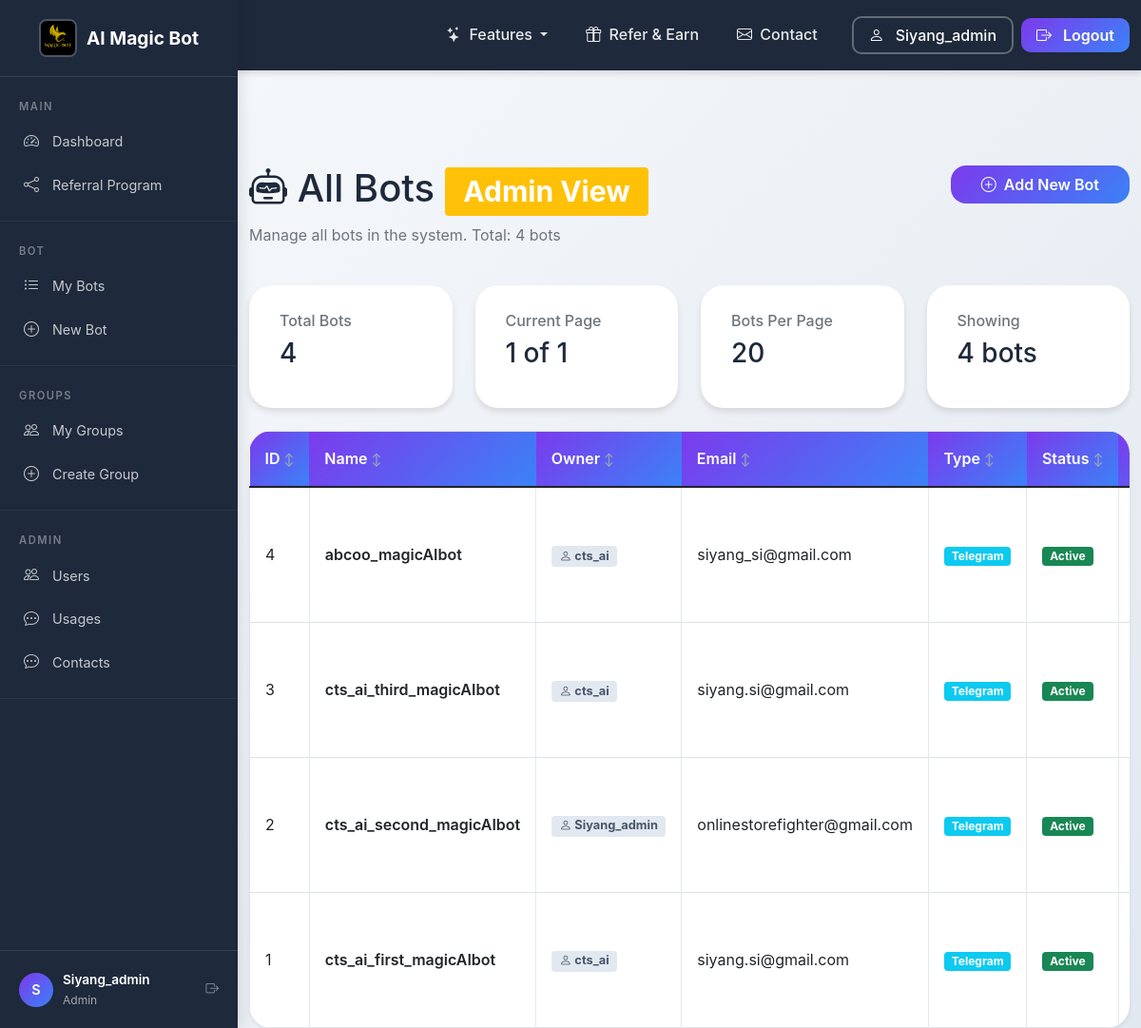
The page /admin/bots (signed in) on the database as committed earlier.
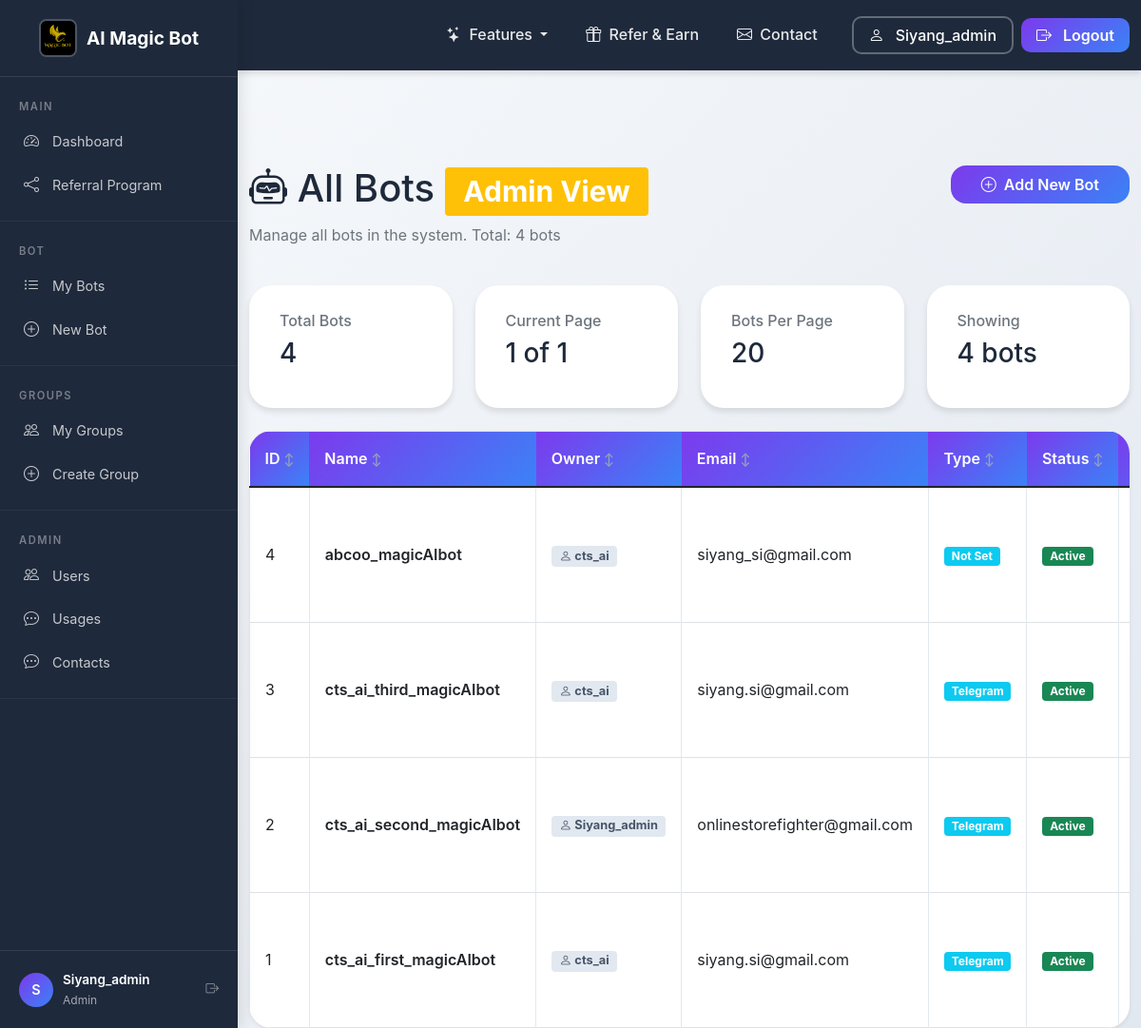
The same page on the database as committed later.
### tables this page shows
CREATE TABLE bots (
            id INTEGER PRIMARY KEY AUTOINCREMENT,
            user_id INTEGER NOT NULL,
            name TEXT NOT NULL,
            email TEXT,
            organization TEXT,
            messaging TEXT,
            token TEXT NOT NULL,
            created_at TIMESTAMP DEFAULT CURRENT_TIMESTAMP,
            updated_at TIMESTAMP DEFAULT CURRENT_TIMESTAMP,
            llm TEXT,
            description TEXT,
            is_active BOOLEAN DEFAULT TRUE,
            online INTEGER DEFAULT 0,
            last_used TIMESTAMP,
            usage_count INTEGER DEFAULT 0,
            config TEXT,
            webhook_url TEXT,
            api_key TEXT,
            tags TEXT,
            file_folder TEXT
            , status TEXT DEFAULT 'active', FOREIGN KEY (user_id) REFERENCES users (id) ON DELETE CASCADE
        );

CREATE TABLE users (
            id INTEGER PRIMARY KEY AUTOINCREMENT,
            provider TEXT NOT NULL DEFAULT 'local',
            provider_id TEXT UNIQUE,
            username TEXT NOT NULL UNIQUE,
            email TEXT,
            password_hash TEXT,
            referral_credits INTEGER DEFAULT 0,
            referral_badge TEXT DEFAULT NULL,
            created_at TIMESTAMP DEFAULT CURRENT_TIMESTAMP,
            updated_at TIMESTAMP DEFAULT CURRENT_TIMESTAMP
        , preferred_platform TEXT DEFAULT NULL, platform_user_id TEXT DEFAULT NULL);

### app_complete_with_groups.py (the view)
@app.route("/admin/bots")
@admin_required_route
def admin_bots():
    page = request.args.get('page', 1, type=int)
    per_page = 20
    offset = (page - 1) * per_page
    conn = get_db_connection()
    total_bots = conn.execute("SELECT COUNT(*) FROM bots").fetchone()[0]
    bots = conn.execute("""
        SELECT b.*, u.username as owner_username
        FROM bots b
        LEFT JOIN users u ON b.user_id = u.id
        ORDER BY b.id DESC
        LIMIT ? OFFSET ?
    """, (per_page, offset)).fetchall()
    conn.close()
    total_pages = (total_bots + per_page - 1) // per_page
    return render_template("admin_bots.html",
                         bots=bots,
                         page=page,
                         total_pages=total_pages,
                         total_bots=total_bots,
                         username=session.get("username"),
                         role=session.get("role", "customer"))

### app_complete_with_groups.py (called while the page is built)
@app.context_processor
def inject_random_background():
    import random
    background_images = [
        '/static/AI_IMG1.jpeg',
        '/static/AI_IMG_2.jpeg',
        '/static/AI_IMG_3.jpeg',
        '/static/AI_IMG_4.jpeg'
    ]
    random_bg = random.choice(background_images)
    return {
        'random_background': random_bg,
        'all_backgrounds': background_images,
        'is_admin': session.get('role') == 'admin'
    }

def admin_required_route(f):
    from functools import wraps
    @wraps(f)
    def decorated_function(*args, **kwargs):
        if session.get('role', 'customer') != 'admin':
            flash("Admin privileges required to access this page.", "error")
            return redirect(url_for('index'))
        return f(*args, **kwargs)
    return decorated_function

    def __call__(self, environ, start_response):
        environ['wsgi.url_scheme'] = 'https'
        return super().__call__(environ, start_response)

### db.py (called while the page is built)
def get_conn():
    if USE_PG:
        return _pg_conn()
    return _sqlite_conn()

### templates/admin_bots.html (shortened to what the changed rows need)
<!DOCTYPE html>
<html lang="en">
<head>
    <link href="https://cdn.jsdelivr.net/npm/bootstrap@5.1.3/dist/css/bootstrap.min.css" rel="stylesheet">
    <link rel="stylesheet" href="{{ url_for('static', filename='css/shared.css') }}">
    <link rel="stylesheet" href="https://cdn.jsdelivr.net/npm/bootstrap-icons@1.8.1/font/bootstrap-icons.css">
</head>
<body class="sidebar-layout">
    {% with active_page='admin_bots' %}
<div class="sidebar-content">
    {% endwith %}
    <div class="container mt-4">
        <div class="row mb-4">
            <div class="col">
                <h1><i class="bi bi-robot"></i> All Bots <span class="badge bg-warning">Admin View</span></h1>
            </div>
        </div>
        {% if bots %}
        <div class="card shadow-sm">
            <div class="card-body p-0">
                <div class="table-responsive">
                    <table class="table table-hover table-bordered mb-0 table-responsive-cards">
                        <thead class="table-light">
                            <tr class="table-header-row">
                                <th>ID</th>
                                <th>Name</th>
                                <th>Owner</th>
                                <th>Email</th>
                                <th>Type</th>
                                <th>Status</th>
                                <th>Created</th>
                            </tr>
                        </thead>
                        <tbody>
                            {% for bot in bots %}
                            <tr>
                                <td data-label="ID">{{ bot.id }}</td>
                                <td data-label="Name" class="bot-name-cell">{{ bot.name }}</td>
                                <td data-label="Owner"><span class="badge owner-badge"><i class="bi bi-person"></i> {{ bot.owner_username or 'Unknown' }}</span></td>
                                <td data-label="Email">{{ bot.email or '—' }}</td>
                                <td data-label="Type"><span class="badge bg-info">{{ bot.messaging|title if bot.messaging else 'N/A' }}</span></td>
                                <td data-label="Status">
                                    {% if bot.status == 'active' %}
                                    <span class="badge bg-success">Active</span>
                                    {% elif bot.status == 'pending' %}
                                    <span class="badge bg-warning text-dark">Pending</span>
                                    {% else %}
                                    <span class="badge bg-secondary">Inactive</span>
                                    {% endif %}
                                </td>
                                <td data-label="Created">{{ bot.created_at[:10] if bot.created_at else '—' }}</td>
                            </tr>
                            {% endfor %}
                        </tbody>
                    </table>
                </div>
            </div>
        </div>
        {% else %}
        <div class="alert alert-info">
            <i class="bi bi-info-circle"></i> No bots found in the system.
        </div>
        {% endif %}
    </div>
</div>
</body>
</html>

Rows that differ between the two databases and show on the page:
changed bots "abcoo_magicAIbot": messaging "Telegram" → "Not Set"
